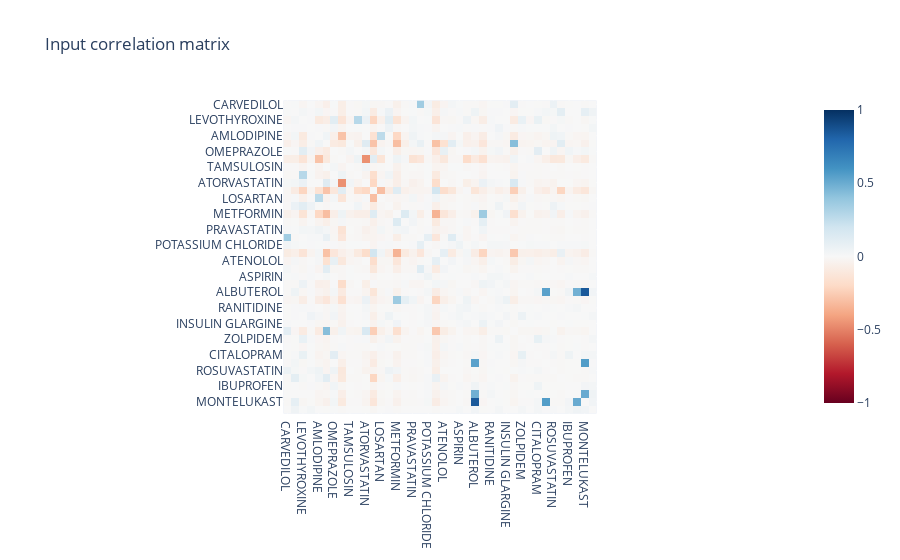
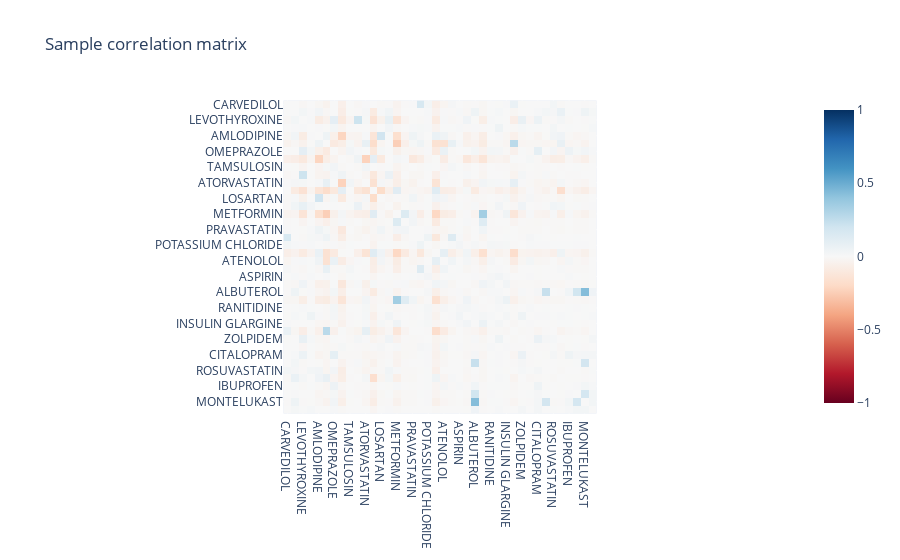
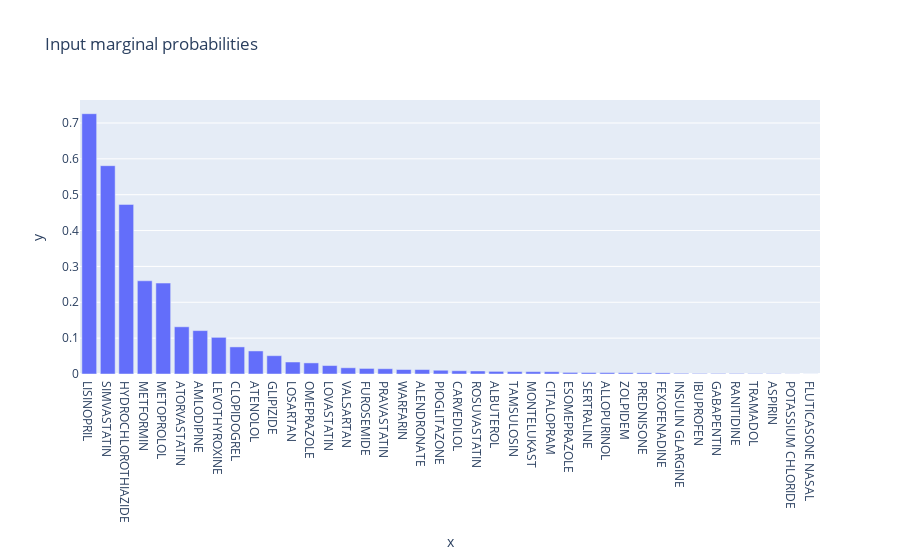
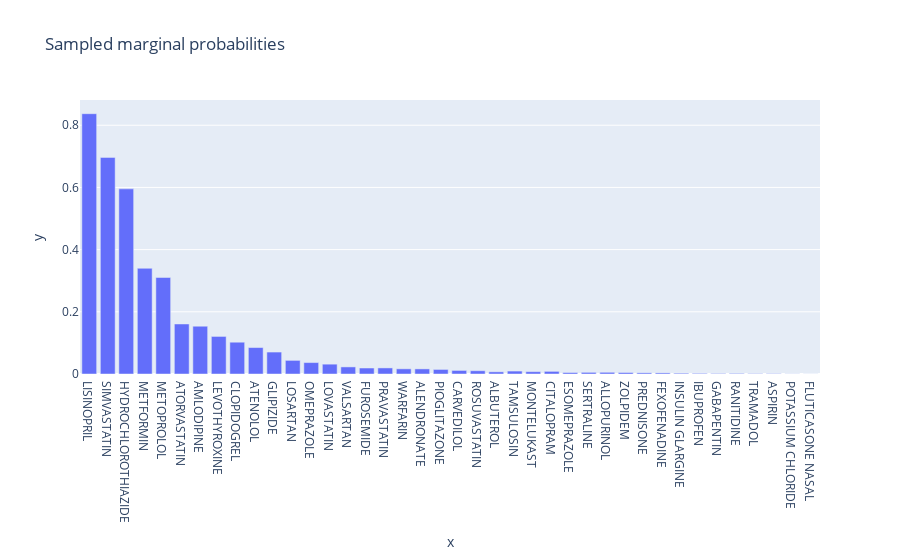

The code cell stored with these charts, in order, in its notebook:
### Code cell
sample.astype(int)

visualize(sample)

### Figure 1 — Plotly figure (JSON) as saved in the notebook; plotly's stock layout.template omitted (floating-point values rounded to 4 significant figures; data arrays with more than 128 entries replaced by an {"elided": "..."} marker saying what was removed)
{"data": [{"coloraxis": "coloraxis", "hovertemplate": "x: %{x}<br>y: %{y}<br>color: %{z}<extra></extra>", "name": "0", "type": "heatmap", "x": ["CARVEDILOL", "ESOMEPRAZOLE", "LEVOTHYROXINE", "TRAMADOL", "AMLODIPINE", "METOPROLOL", "OMEPRAZOLE", "SIMVASTATIN", "TAMSULOSIN", "ALENDRONATE", "ATORVASTATIN", "LISINOPRIL", "LOSARTAN", "SERTRALINE", "METFORMIN", "PIOGLITAZONE", "PRAVASTATIN", "FUROSEMIDE", "POTASSIUM CHLORIDE", "HYDROCHLOROTHIAZIDE", "ATENOLOL", "WARFARIN", "ASPIRIN", "LOVASTATIN", "ALBUTEROL", "GLIPIZIDE", "RANITIDINE", "GABAPENTIN", "INSULIN GLARGINE", "CLOPIDOGREL", "ZOLPIDEM", "ALLOPURINOL", "CITALOPRAM", "PREDNISONE", "ROSUVASTATIN", "VALSARTAN", "IBUPROFEN", "FEXOFENADINE", "MONTELUKAST", "FLUTICASONE NASAL"], "xaxis": "x", "y": ["CARVEDILOL", "ESOMEPRAZOLE", "LEVOTHYROXINE", "TRAMADOL", "AMLODIPINE", "METOPROLOL", "OMEPRAZOLE", "SIMVASTATIN", "TAMSULOSIN", "ALENDRONATE", "ATORVASTATIN", "LISINOPRIL", "LOSARTAN", "SERTRALINE", "METFORMIN", "PIOGLITAZONE", "PRAVASTATIN", "FUROSEMIDE", "POTASSIUM CHLORIDE", "HYDROCHLOROTHIAZIDE", "ATENOLOL", "WARFARIN", "ASPIRIN", "LOVASTATIN", "ALBUTEROL", "GLIPIZIDE", "RANITIDINE", "GABAPENTIN", "INSULIN GLARGINE", "CLOPIDOGREL", "ZOLPIDEM", "ALLOPURINOL", "CITALOPRAM", "PREDNISONE", "ROSUVASTATIN", "VALSARTAN", "IBUPROFEN", "FEXOFENADINE", "MONTELUKAST", "FLUTICASONE NASAL"], "yaxis": "y", "z": {"elided": "40x40 float values"}}], "layout": {"coloraxis": {"cmax": 1, "cmin": -1, "colorscale": [[0, "rgb(103,0,31)"], [0.1, "rgb(178,24,43)"], [0.2, "rgb(214,96,77)"], [0.3, "rgb(244,165,130)"], [0.4, "rgb(253,219,199)"], [0.5, "rgb(247,247,247)"], [0.6, "rgb(209,229,240)"], [0.7, "rgb(146,197,222)"], [0.8, "rgb(67,147,195)"], [0.9, "rgb(33,102,172)"], [1, "rgb(5,48,97)"]]}, "title": {"text": "Input correlation matrix"}, "xaxis": {"anchor": "y", "constrain": "domain", "domain": [0, 1], "scaleanchor": "y"}, "yaxis": {"anchor": "x", "autorange": "reversed", "constrain": "domain", "domain": [0, 1]}}}

### Figure 2 — Plotly figure (JSON) as saved in the notebook; plotly's stock layout.template omitted (floating-point values rounded to 4 significant figures; data arrays with more than 128 entries replaced by an {"elided": "..."} marker saying what was removed)
{"data": [{"coloraxis": "coloraxis", "hovertemplate": "x: %{x}<br>y: %{y}<br>color: %{z}<extra></extra>", "name": "0", "type": "heatmap", "x": ["CARVEDILOL", "ESOMEPRAZOLE", "LEVOTHYROXINE", "TRAMADOL", "AMLODIPINE", "METOPROLOL", "OMEPRAZOLE", "SIMVASTATIN", "TAMSULOSIN", "ALENDRONATE", "ATORVASTATIN", "LISINOPRIL", "LOSARTAN", "SERTRALINE", "METFORMIN", "PIOGLITAZONE", "PRAVASTATIN", "FUROSEMIDE", "POTASSIUM CHLORIDE", "HYDROCHLOROTHIAZIDE", "ATENOLOL", "WARFARIN", "ASPIRIN", "LOVASTATIN", "ALBUTEROL", "GLIPIZIDE", "RANITIDINE", "GABAPENTIN", "INSULIN GLARGINE", "CLOPIDOGREL", "ZOLPIDEM", "ALLOPURINOL", "CITALOPRAM", "PREDNISONE", "ROSUVASTATIN", "VALSARTAN", "IBUPROFEN", "FEXOFENADINE", "MONTELUKAST", "FLUTICASONE NASAL"], "xaxis": "x", "y": ["CARVEDILOL", "ESOMEPRAZOLE", "LEVOTHYROXINE", "TRAMADOL", "AMLODIPINE", "METOPROLOL", "OMEPRAZOLE", "SIMVASTATIN", "TAMSULOSIN", "ALENDRONATE", "ATORVASTATIN", "LISINOPRIL", "LOSARTAN", "SERTRALINE", "METFORMIN", "PIOGLITAZONE", "PRAVASTATIN", "FUROSEMIDE", "POTASSIUM CHLORIDE", "HYDROCHLOROTHIAZIDE", "ATENOLOL", "WARFARIN", "ASPIRIN", "LOVASTATIN", "ALBUTEROL", "GLIPIZIDE", "RANITIDINE", "GABAPENTIN", "INSULIN GLARGINE", "CLOPIDOGREL", "ZOLPIDEM", "ALLOPURINOL", "CITALOPRAM", "PREDNISONE", "ROSUVASTATIN", "VALSARTAN", "IBUPROFEN", "FEXOFENADINE", "MONTELUKAST", "FLUTICASONE NASAL"], "yaxis": "y", "z": {"elided": "40x40 float values"}}], "layout": {"coloraxis": {"cmax": 1, "cmin": -1, "colorscale": [[0, "rgb(103,0,31)"], [0.1, "rgb(178,24,43)"], [0.2, "rgb(214,96,77)"], [0.3, "rgb(244,165,130)"], [0.4, "rgb(253,219,199)"], [0.5, "rgb(247,247,247)"], [0.6, "rgb(209,229,240)"], [0.7, "rgb(146,197,222)"], [0.8, "rgb(67,147,195)"], [0.9, "rgb(33,102,172)"], [1, "rgb(5,48,97)"]]}, "title": {"text": "Sample correlation matrix"}, "xaxis": {"anchor": "y", "constrain": "domain", "domain": [0, 1], "scaleanchor": "y"}, "yaxis": {"anchor": "x", "autorange": "reversed", "constrain": "domain", "domain": [0, 1]}}}

### Figure 3 — Plotly figure (JSON) as saved in the notebook; plotly's stock layout.template omitted (floating-point values rounded to 4 significant figures)
{"data": [{"hovertemplate": "x=%{x}<br>y=%{y}<extra></extra>", "legendgroup": "", "marker": {"color": "#636efa", "pattern": {"shape": ""}}, "name": "", "orientation": "v", "showlegend": false, "textposition": "auto", "type": "bar", "x": ["LISINOPRIL", "SIMVASTATIN", "HYDROCHLOROTHIAZIDE", "METFORMIN", "METOPROLOL", "ATORVASTATIN", "AMLODIPINE", "LEVOTHYROXINE", "CLOPIDOGREL", "ATENOLOL", "GLIPIZIDE", "LOSARTAN", "OMEPRAZOLE", "LOVASTATIN", "VALSARTAN", "FUROSEMIDE", "PRAVASTATIN", "WARFARIN", "ALENDRONATE", "PIOGLITAZONE", "CARVEDILOL", "ROSUVASTATIN", "ALBUTEROL", "TAMSULOSIN", "MONTELUKAST", "CITALOPRAM", "ESOMEPRAZOLE", "SERTRALINE", "ALLOPURINOL", "ZOLPIDEM", "PREDNISONE", "FEXOFENADINE", "INSULIN GLARGINE", "IBUPROFEN", "GABAPENTIN", "RANITIDINE", "TRAMADOL", "ASPIRIN", "POTASSIUM CHLORIDE", "FLUTICASONE NASAL"], "xaxis": "x", "y": [0.7259, 0.5809, 0.4729, 0.2599, 0.2536, 0.1316, 0.121, 0.1023, 0.07556, 0.06427, 0.05106, 0.03342, 0.03095, 0.02356, 0.01735, 0.01554, 0.01472, 0.01252, 0.01241, 0.01049, 0.009095, 0.00846, 0.007308, 0.006704, 0.006558, 0.006355, 0.004443, 0.004126, 0.00398, 0.003636, 0.003235, 0.003162, 0.001927, 0.001563, 0.001558, 0.001516, 0.001083, 0.0008803, 0.0003751, 0.0001511], "yaxis": "y"}], "layout": {"barmode": "relative", "legend": {"tracegroupgap": 0}, "title": {"text": "Input marginal probabilities"}, "xaxis": {"anchor": "y", "domain": [0, 1], "title": {"text": "x"}}, "yaxis": {"anchor": "x", "domain": [0, 1], "title": {"text": "y"}}}}

### Figure 4 — Plotly figure (JSON) as saved in the notebook; plotly's stock layout.template omitted (floating-point values rounded to 4 significant figures)
{"data": [{"hovertemplate": "x=%{x}<br>y=%{y}<extra></extra>", "legendgroup": "", "marker": {"color": "#636efa", "pattern": {"shape": ""}}, "name": "", "orientation": "v", "showlegend": false, "textposition": "auto", "type": "bar", "x": ["LISINOPRIL", "SIMVASTATIN", "HYDROCHLOROTHIAZIDE", "METFORMIN", "METOPROLOL", "ATORVASTATIN", "AMLODIPINE", "LEVOTHYROXINE", "CLOPIDOGREL", "ATENOLOL", "GLIPIZIDE", "LOSARTAN", "OMEPRAZOLE", "LOVASTATIN", "VALSARTAN", "FUROSEMIDE", "PRAVASTATIN", "WARFARIN", "ALENDRONATE", "PIOGLITAZONE", "CARVEDILOL", "ROSUVASTATIN", "ALBUTEROL", "TAMSULOSIN", "MONTELUKAST", "CITALOPRAM", "ESOMEPRAZOLE", "SERTRALINE", "ALLOPURINOL", "ZOLPIDEM", "PREDNISONE", "FEXOFENADINE", "INSULIN GLARGINE", "IBUPROFEN", "GABAPENTIN", "RANITIDINE", "TRAMADOL", "ASPIRIN", "POTASSIUM CHLORIDE", "FLUTICASONE NASAL"], "xaxis": "x", "y": [0.8371, 0.6966, 0.5954, 0.3399, 0.3104, 0.1609, 0.1536, 0.1208, 0.1022, 0.08502, 0.07056, 0.04378, 0.03677, 0.03163, 0.02282, 0.01924, 0.01955, 0.01662, 0.0164, 0.01465, 0.01147, 0.01053, 0.007, 0.009411, 0.007512, 0.008443, 0.004742, 0.005305, 0.005483, 0.004785, 0.003722, 0.003536, 0.002521, 0.002003, 0.001622, 0.00185, 0.001159, 0.001069, 0.000394, 0.000168], "yaxis": "y"}], "layout": {"barmode": "relative", "legend": {"tracegroupgap": 0}, "title": {"text": "Sampled marginal probabilities"}, "xaxis": {"anchor": "y", "categoryarray": ["LISINOPRIL", "SIMVASTATIN", "HYDROCHLOROTHIAZIDE", "METFORMIN", "METOPROLOL", "ATORVASTATIN", "AMLODIPINE", "LEVOTHYROXINE", "CLOPIDOGREL", "ATENOLOL", "GLIPIZIDE", "LOSARTAN", "OMEPRAZOLE", "LOVASTATIN", "VALSARTAN", "FUROSEMIDE", "PRAVASTATIN", "WARFARIN", "ALENDRONATE", "PIOGLITAZONE", "CARVEDILOL", "ROSUVASTATIN", "ALBUTEROL", "TAMSULOSIN", "MONTELUKAST", "CITALOPRAM", "ESOMEPRAZOLE", "SERTRALINE", "ALLOPURINOL", "ZOLPIDEM", "PREDNISONE", "FEXOFENADINE", "INSULIN GLARGINE", "IBUPROFEN", "GABAPENTIN", "RANITIDINE", "TRAMADOL", "ASPIRIN", "POTASSIUM CHLORIDE", "FLUTICASONE NASAL"], "categoryorder": "array", "domain": [0, 1], "title": {"text": "x"}}, "yaxis": {"anchor": "x", "domain": [0, 1], "title": {"text": "y"}}}}
